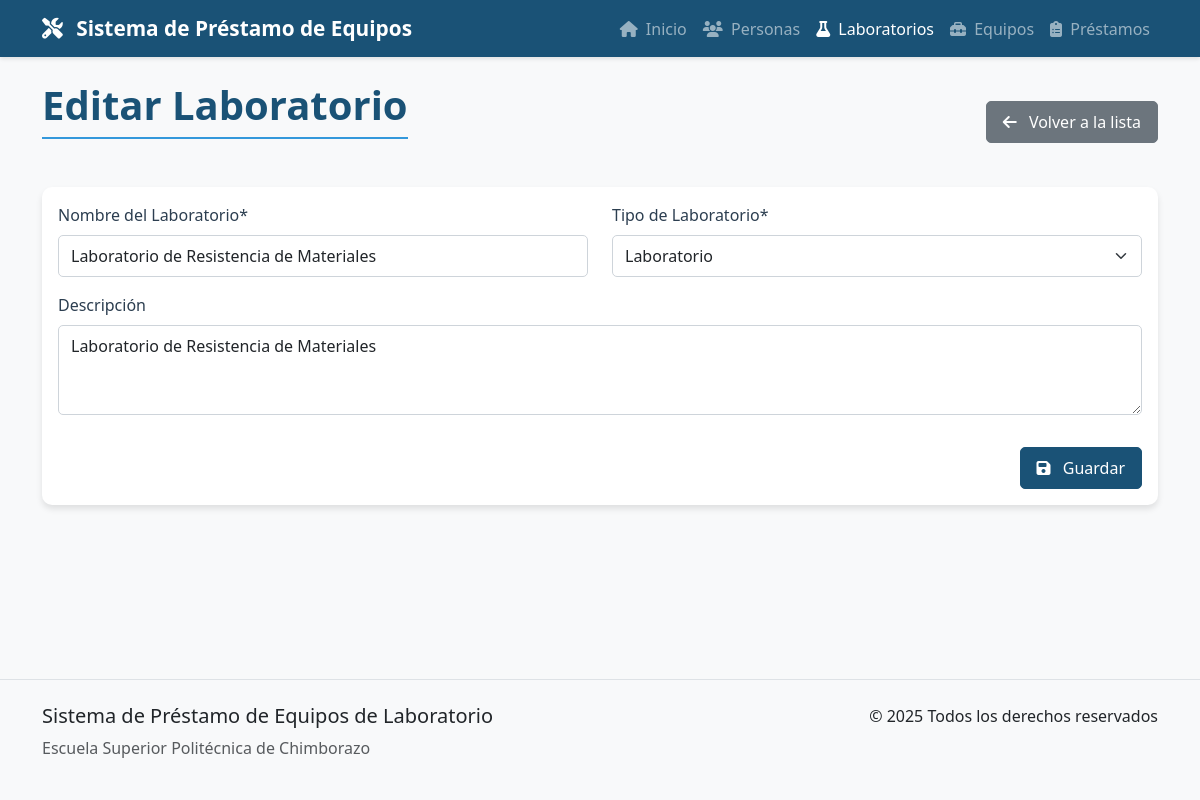
Screenshot of /laboratorios/7/editar/ with the database file from the repository.
### prestamos/models.py (models this page shows, shortened)
class Laboratorio(models.Model):
    TIPO_CHOICES = [
        ('LABORATORIO', 'Laboratorio'),
        ('TALLER', 'Taller'),
    ]
    nombre = models.CharField(max_length=100, verbose_name="Nombre del Laboratorio")
    tipo = models.CharField(max_length=20, choices=TIPO_CHOICES, verbose_name="Tipo de Laboratorio")
    descripcion = models.TextField(blank=True, null=True, verbose_name="Descripción")
    class Meta:
        verbose_name = "Laboratorio"
        verbose_name_plural = "Laboratorios"
        ordering = ['nombre']

### prestamos/views.py (the view, shortened to what this page needs)
# urls.py: path('laboratorios/<int:pk>/editar/', views.LaboratorioUpdateView.as_view(), name='laboratorio_update'),
class LaboratorioUpdateView(UpdateView):
    model = Laboratorio
    form_class = LaboratorioForm
    template_name = 'prestamos/laboratorio_form.html'

### prestamos/forms.py
class LaboratorioForm(forms.ModelForm):
    class Meta:
        model = Laboratorio
        fields = ['nombre', 'tipo', 'descripcion']
        widgets = {
            'nombre': forms.TextInput(attrs={'class': 'form-control', 'placeholder': 'Nombre del laboratorio'}),
            'tipo': forms.Select(attrs={'class': 'form-select'}),
            'descripcion': forms.Textarea(attrs={'class': 'form-control', 'rows': 3, 'placeholder': 'Descripción (opcional)'}),
        }

### templates/prestamos/laboratorio_form.html (shortened to what this page needs)
{% extends 'base.html' %}
{% load static %}
{% load crispy_forms_tags %}
{% block page_title %}
{% if form.instance.pk %}Editar Laboratorio{% else %}Nuevo Laboratorio{% endif %}
{% endblock %}
{% block page_actions %}
<a href="{% url 'laboratorio_list' %}" class="btn btn-secondary">
    <i class="fas fa-arrow-left me-2"></i> Volver a la lista
</a>
{% endblock %}
{% block content %}
<div class="card">
    <div class="card-body">
        <form method="post" novalidate>
            <div class="row">
                <div class="col-md-6">
                    {{ form.nombre|as_crispy_field }}
                </div>
                <div class="col-md-6">
                    {{ form.tipo|as_crispy_field }}
                </div>
            </div>
            <div class="row">
                <div class="col-md-12">
                    {{ form.descripcion|as_crispy_field }}
                </div>
            </div>
            <div class="d-flex justify-content-end mt-3">
                <button type="submit" class="btn btn-primary">
                    <i class="fas fa-save me-2"></i> Guardar
                </button>
            </div>
        </form>
    </div>
</div>
{% endblock %}

### static/css/main.css (style rules this page uses)
:root { --primary-color: #1a5276; --secondary-color: #2874a6; --accent-color: #3498db; --success-color: #27ae60; --warning-color: #f39c12; --danger-color: #c0392b; --light-color: #ecf0f1; --dark-color: #2c3e50; --gray-color: #95a5a6; }
body { font-family: 'Segoe UI', Tahoma, Geneva, Verdana, sans-serif; display: flex; flex-direction: column; min-height: 100vh; background-color: #f8f9fa; }
.card { border: none; border-radius: 10px; box-shadow: 0 4px 6px rgba(0, 0, 0, 0.1); transition: transform 0.3s ease, box-shadow 0.3s ease; margin-bottom: 1.5rem; }
.btn { border-radius: 5px; font-weight: 500; padding: 0.5rem 1rem; transition: all 0.3s ease; }
.btn-primary { background-color: var(--primary-color); border-color: var(--primary-color); }
.form-control, .form-select { border-radius: 5px; border: 1px solid #ced4da; padding: 0.5rem 0.75rem; transition: border-color 0.3s ease, box-shadow 0.3s ease; }
.form-label { font-weight: 500; color: var(--dark-color); }

### rows the page displays
Laboratorio: nombre "Laboratorio de Resistencia de Materiales", tipo "Laboratorio", descripcion "Laboratorio de Resistencia de Materiales"
